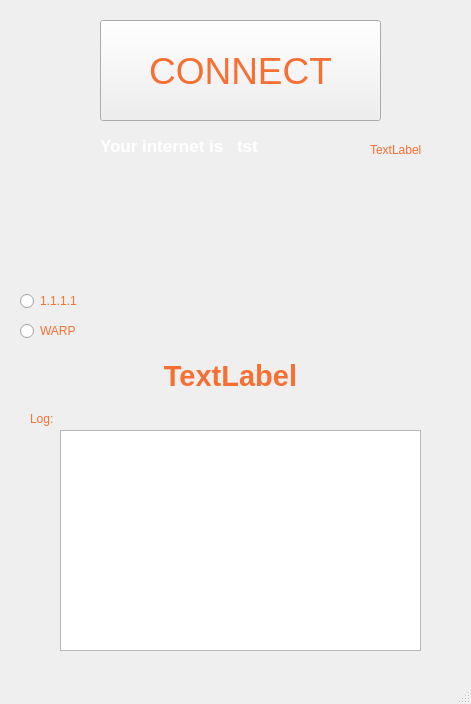
<?xml version="1.0" encoding="UTF-8"?>
<ui version="4.0">
 <class>MainWindow</class>
 <widget class="QMainWindow" name="MainWindow">
  <property name="geometry">
   <rect>
    <x>0</x>
    <y>0</y>
    <width>471</width>
    <height>704</height>
   </rect>
  </property>
  <property name="minimumSize">
   <size>
    <width>471</width>
    <height>704</height>
   </size>
  </property>
  <property name="maximumSize">
   <size>
    <width>471</width>
    <height>704</height>
   </size>
  </property>
  <property name="windowTitle">
   <string>Warp</string>
  </property>
  <property name="styleSheet">
   <string notr="true">color:#f77033</string>
  </property>
  <widget class="QWidget" name="centralwidget">
   <widget class="QPushButton" name="con">
    <property name="geometry">
     <rect>
      <x>100</x>
      <y>20</y>
      <width>281</width>
      <height>101</height>
     </rect>
    </property>
    <property name="font">
     <font>
      <pointsize>28</pointsize>
     </font>
    </property>
    <property name="text">
     <string>CONNECT</string>
    </property>
   </widget>
   <widget class="QLabel" name="status">
    <property name="geometry">
     <rect>
      <x>237</x>
      <y>130</y>
      <width>191</width>
      <height>31</height>
     </rect>
    </property>
    <property name="font">
     <font>
      <pointsize>13</pointsize>
      <weight>75</weight>
      <bold>true</bold>
     </font>
    </property>
    <property name="styleSheet">
     <string notr="true">color:white</string>
    </property>
    <property name="text">
     <string>tst</string>
    </property>
   </widget>
   <widget class="QLabel" name="pic">
    <property name="geometry">
     <rect>
      <x>370</x>
      <y>134</y>
      <width>71</width>
      <height>31</height>
     </rect>
    </property>
    <property name="text">
     <string>TextLabel</string>
    </property>
   </widget>
   <widget class="QRadioButton" name="dns">
    <property name="geometry">
     <rect>
      <x>20</x>
      <y>290</y>
      <width>105</width>
      <height>22</height>
     </rect>
    </property>
    <property name="styleSheet">
     <string notr="true">   QCheckBox::indicator:unchecked {
        image: url(switch_off.png);
    }
    QCheckBox::indicator:checked {
        image: url(switch_on.png);
    }</string>
    </property>
    <property name="text">
     <string>1.1.1.1</string>
    </property>
   </widget>
   <widget class="QRadioButton" name="warp">
    <property name="geometry">
     <rect>
      <x>20</x>
      <y>320</y>
      <width>105</width>
      <height>22</height>
     </rect>
    </property>
    <property name="text">
     <string>WARP</string>
    </property>
   </widget>
   <widget class="QLabel" name="status_2">
    <property name="geometry">
     <rect>
      <x>100</x>
      <y>130</y>
      <width>141</width>
      <height>31</height>
     </rect>
    </property>
    <property name="font">
     <font>
      <pointsize>13</pointsize>
      <weight>75</weight>
      <bold>true</bold>
     </font>
    </property>
    <property name="styleSheet">
     <string notr="true">color:white</string>
    </property>
    <property name="text">
     <string>Your internet is</string>
    </property>
   </widget>
   <widget class="QLabel" name="status3">
    <property name="geometry">
     <rect>
      <x>90</x>
      <y>360</y>
      <width>281</width>
      <height>31</height>
     </rect>
    </property>
    <property name="font">
     <font>
      <pointsize>22</pointsize>
      <weight>75</weight>
      <bold>true</bold>
     </font>
    </property>
    <property name="text">
     <string>TextLabel</string>
    </property>
    <property name="alignment">
     <set>Qt::AlignCenter</set>
    </property>
   </widget>
   <widget class="QPlainTextEdit" name="log">
    <property name="geometry">
     <rect>
      <x>60</x>
      <y>430</y>
      <width>361</width>
      <height>221</height>
     </rect>
    </property>
    <property name="readOnly">
     <bool>true</bool>
    </property>
   </widget>
   <widget class="QLabel" name="label">
    <property name="geometry">
     <rect>
      <x>30</x>
      <y>410</y>
      <width>58</width>
      <height>18</height>
     </rect>
    </property>
    <property name="text">
     <string>Log:</string>
    </property>
   </widget>
  </widget>
  <widget class="QMenuBar" name="menubar">
   <property name="geometry">
    <rect>
     <x>0</x>
     <y>0</y>
     <width>471</width>
     <height>30</height>
    </rect>
   </property>
  </widget>
  <widget class="QStatusBar" name="statusbar"/>
 </widget>
 <resources/>
 <connections/>
</ui>
